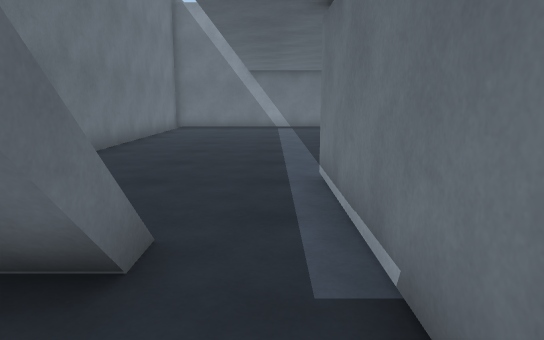
View 1 (above)

21 first-person views from a walk through a 3-D level made in the Unity game engine. The camera is 1.3 m above the floor, tilts 10° down and sees 70° across. The floor is counted in squares, 1 m on a side. Each view is taken from the middle of a square. On the plan, view 1 faces up. The plan holds only what a view shows up to about 16 squares ahead; the rest is blank. The place goes on beyond the plan. The player character is not drawn.

View 2
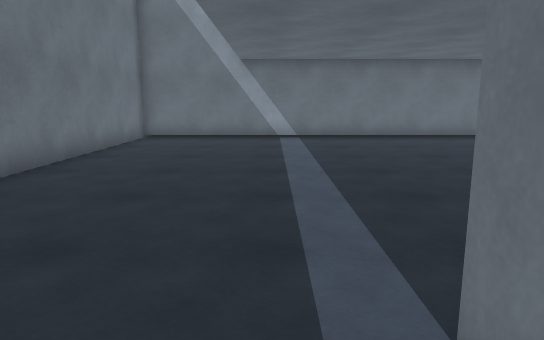

View 3
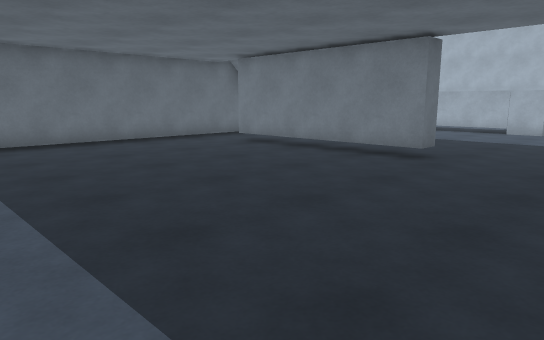

View 4
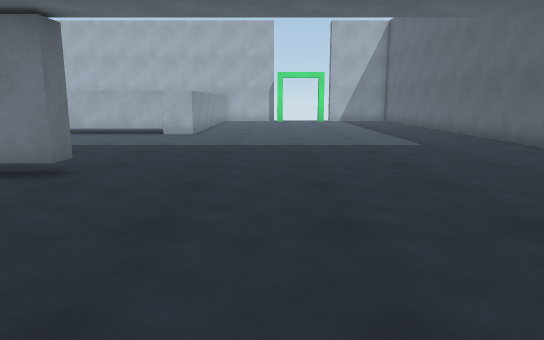

View 5
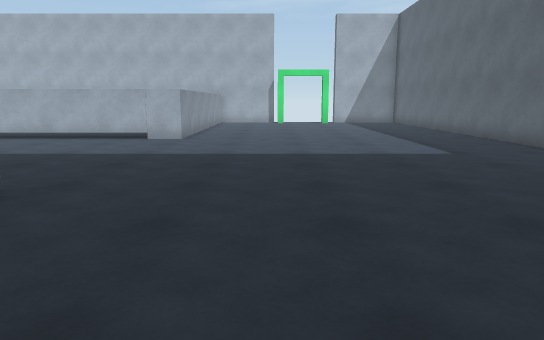

View 6
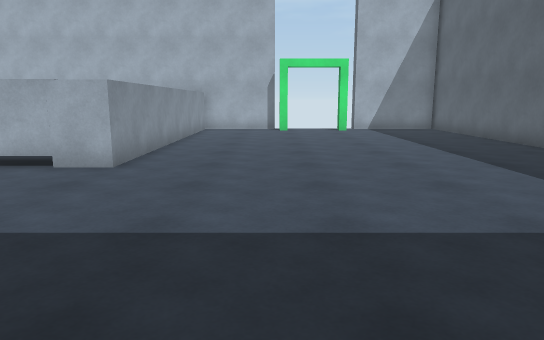

View 7
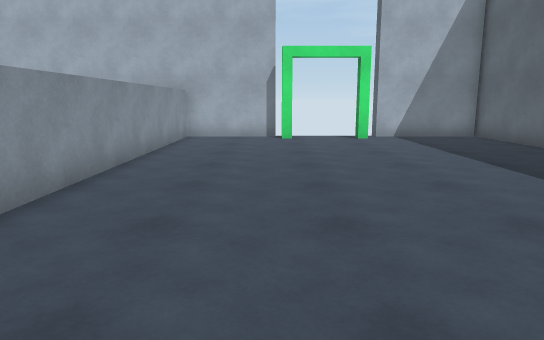

View 8
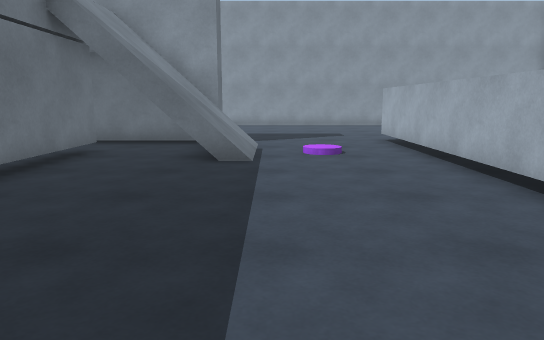

View 9
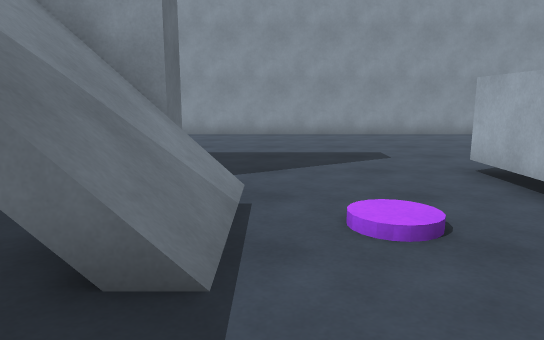

View 10
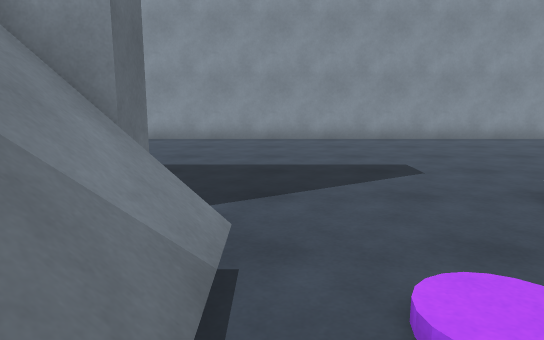

View 11
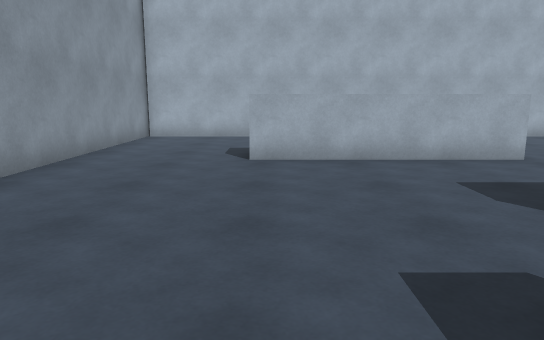

View 12
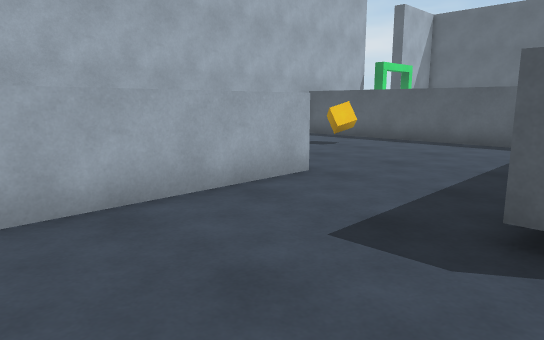

View 13
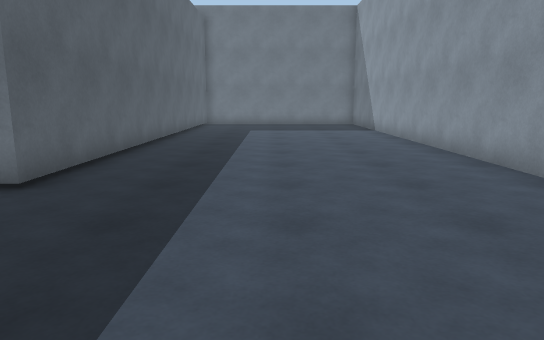

View 14
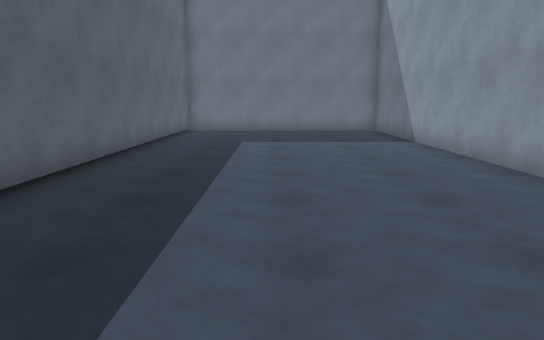

View 15
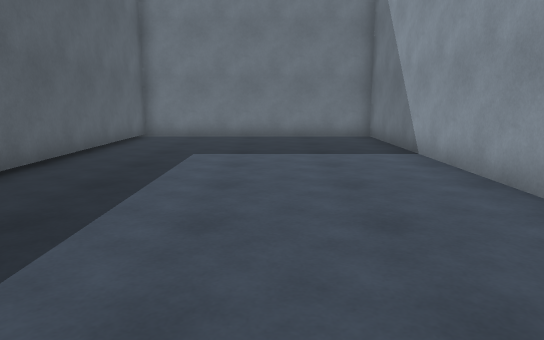

View 16
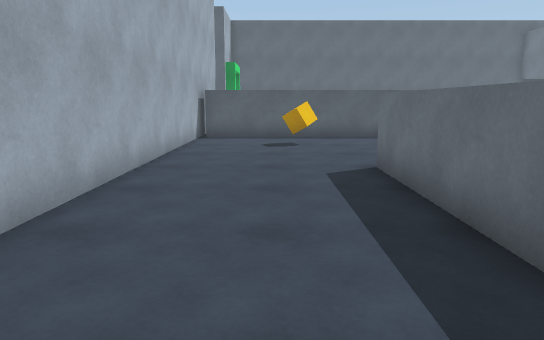

View 17
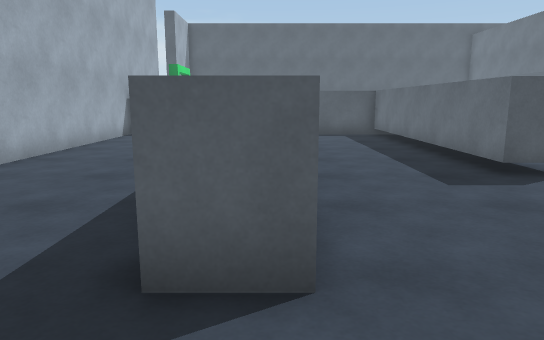

View 18
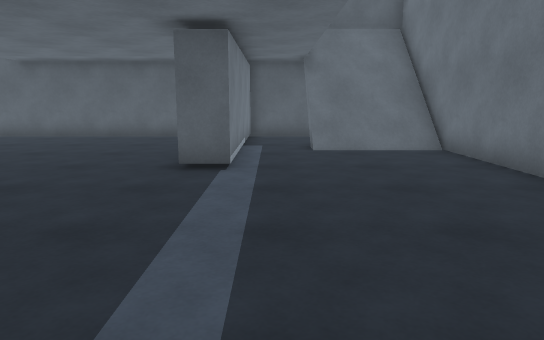

View 19
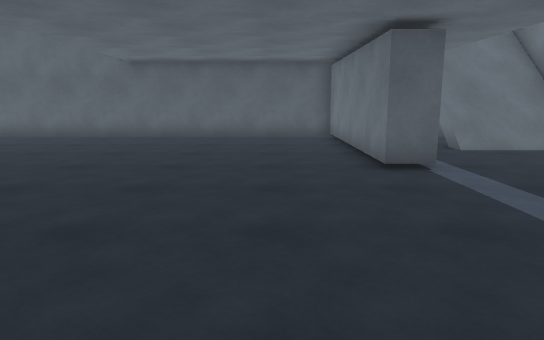

View 20
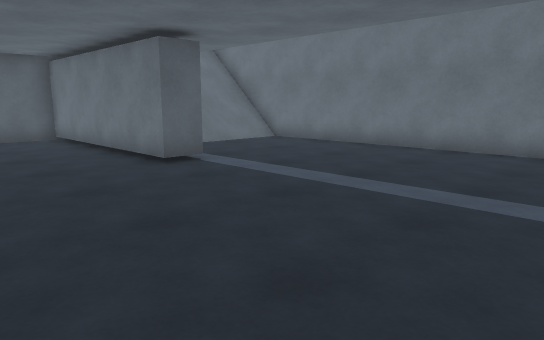

View 21
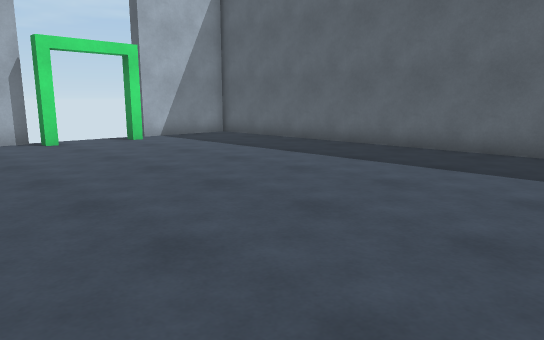

### Floor plan
Key: @ floor where view 1 was taken; # wall or solid block; x gap in a wall; . floor; / step, stairs or slope; ^ raised ledge; T thing the floor can be seen under or through; O other object.
Columns run from 5 left of view 1 to 29 right of it. Each row starts with its distance up from view 1.
 29 ###################################
 28 #.................................#
 27 #.................................#
 26 #.................................#
 25 #.................................#
 24 #...........................^^....#
 23 #...........................^^....#
 22 #...........................^^....#
 21 #...........................^^....#
 20 ##################.....##...^^....#
 19 ##################/....##...^^....#
 18 #...............///....##.........#
 17 #.............T.///.//.##.........#
 16 #.............T.///....##.........#
 15 #.............T........##.........#
 14 #.............T........##.....OO..#
 13 #.............T........##.....O...#
 12 #.............T........##.........#
 11 #.............T........############
 10 #......................############
  9 #.................................#
  8 #.................................#
  7 #................................O#
  6 #.....##.........................O
  5 #.....##..........................
  4 #.....##.........................O
  3 #////.##..........................x
  2 #///x.##..........................#
  1 #///#.##..........................#
  0    ..@##..........................#
 -1    ################################

Positions as (right, up) in squares from view 1, and headings:
1: (0, 0), facing up
2: (0, 5), facing up
3: (0, 7), facing up-right
4: (2, 7), facing right
5: (4, 7), facing right
6: (10, 7), facing right
7: (14, 7), facing right
8: (14, 7), facing up
9: (14, 13), facing up
10: (14, 15), facing up
11: (14, 24), facing right
12: (18, 24), facing down-right
13: (18, 24), facing left
14: (13, 24), facing left
15: (10, 25), facing left
16: (26, 26), facing down
17: (23, 27), facing down
18: (0, 14), facing down
19: (4, 14), facing down
20: (6, 14), facing down-left
21: (15, 10), facing down-right
